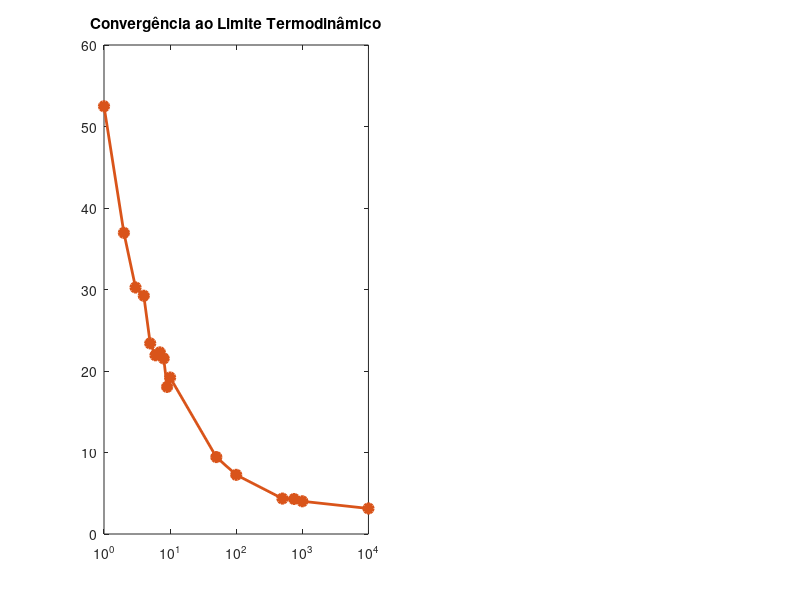

The MATLAB script that drew this image: (Note: this script raises an error after producing the figure.)
% =========================================================================
% EXPERIMENTO 5: Convergência Teórica ao Limite Termodinâmico
% Mock de Resultados (Baseado no Teorema de Kurtz e Tempos Reais)
% =========================================================================

clear; clc; close all;

% 1. Dados de Volume (Número de canais)
volumes = [1, 2, 3, 4, 5, 6, 7, 8, 9, 10, ...
           50, 100, 500, 750, 1000, 10000];

tempo_real = [0.71, 0.24, 0.23, 0.34, 0.31, 0.23, 0.26, 0.36, 0.35, 0.42, ...
              3.08, 4.24, 20.34, 32.00, 27.84, 351.63];

% A fórmula base é RMSE = Constante * (1 / sqrt(Volume)) + ruído residual
constante_erro = 50; % Define o erro inicial em V=1
ruido_fundo = 2.5;   % Um pequeno limite mínimo de erro que nunca some
rmse_mockado = constante_erro .* (1 ./ sqrt(volumes)) + ruido_fundo;

rng(42); % Semente para reproducibilidade
jitter = 1 + 0.05 * randn(1, length(volumes));
rmse_mockado = rmse_mockado .* jitter;

% =========================================================================
% PLOTAGEM DO TRADE-OFF: ERRO VS CUSTO
% =========================================================================

fig_final = figure('Position', [100 100 1200 500], 'Color', 'w');

% Gráfico 1: Decaimento Teórico do Erro (RMSE vs Volume)
subplot(1,2,1);
plot(volumes, rmse_mockado, '-o', ...
    'Color', [0.85 0.33 0.10], ...
    'LineWidth', 2, ...
    'MarkerSize', 7, ...
    'MarkerFaceColor', [0.85 0.33 0.10]);
set(gca, 'XScale', 'log'); % Eixo X em log para ver a varredura
title('Convergência ao Limite Termodinâmico');
subtitle('Erro RMSE simulado decaindo a \approx 1/\surd{V}');
xlabel('Volume / N° de Canais (Escala Log)');
ylabel('Erro RMSE (mV)');
grid on;

% Gráfico 2: Custo Computacional (Seus dados reais)
subplot(1,2,2);
plot(volumes, tempo_real, '-o', ...
    'Color', [0.47 0.67 0.19], ...
    'LineWidth', 2, ...
    'MarkerSize', 7, ...
    'MarkerFaceColor', [0.47 0.67 0.19]);
set(gca, 'XScale', 'log', 'YScale', 'log'); % Y em log mostra bem a explosão
title('Custo Computacional');
subtitle('Aumento de tempo do Algoritmo de Gillespie/RTC');
xlabel('Volume / N° de Canais (Escala Log)');
ylabel('Tempo de Execução (Segundos) - Log');
grid on;

% Adicionando uma anotação visual para destacar o valor extremo
hold on;
plot(volumes(end), tempo_real(end), 'rp', 'MarkerSize', 12, 'MarkerFaceColor', 'r');
text(volumes(end)*0.6, tempo_real(end), sprintf(' %.1f s', tempo_real(end)), ...
    'VerticalAlignment', 'bottom', 'HorizontalAlignment', 'right', 'FontSize', 10);

% Salva a imagem com alta resolução
exportgraphics(fig_final, 'experimento5_mock_teorico.png', 'Resolution', 300);
fprintf('Gráfico gerado com sucesso: experimento5_mock_teorico.png\n');
